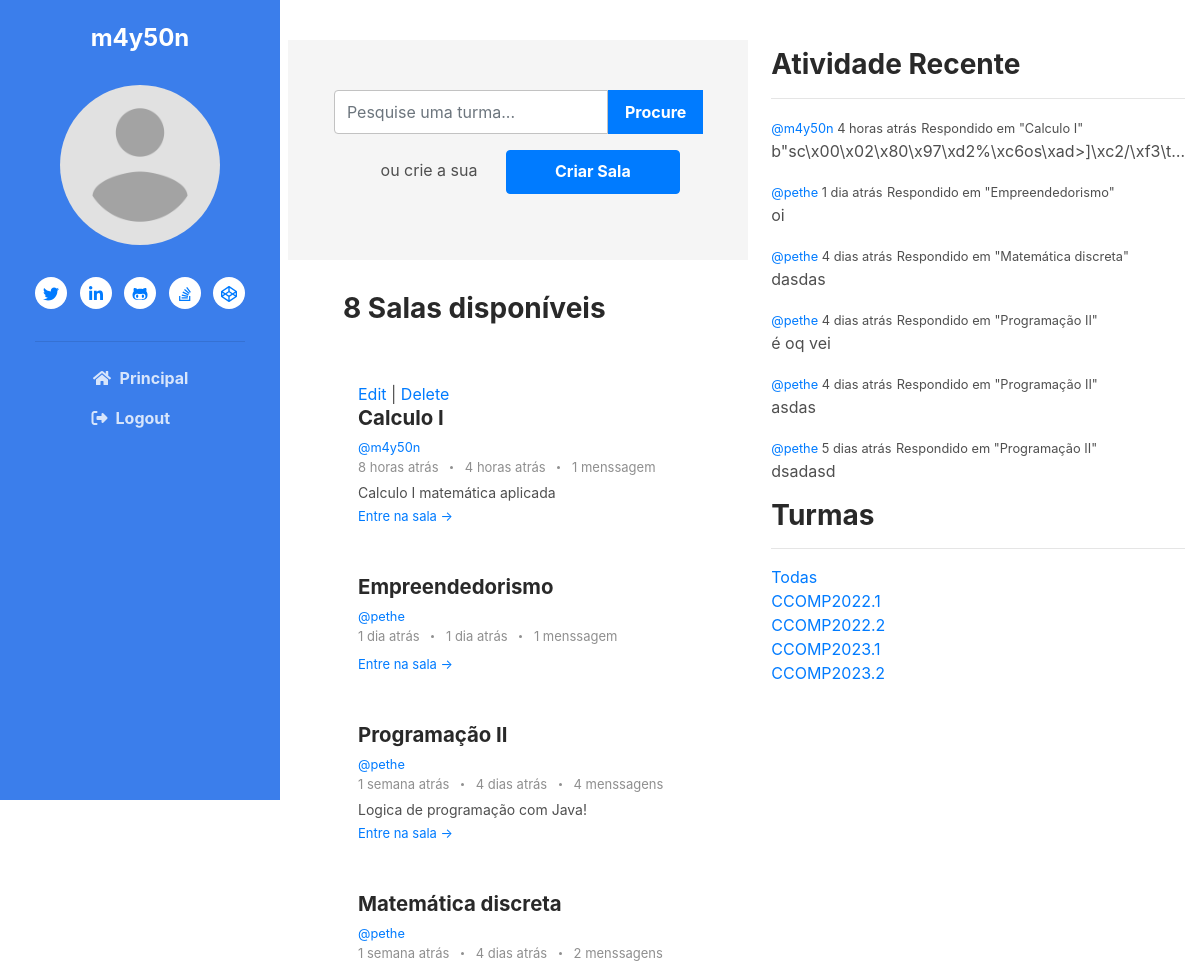
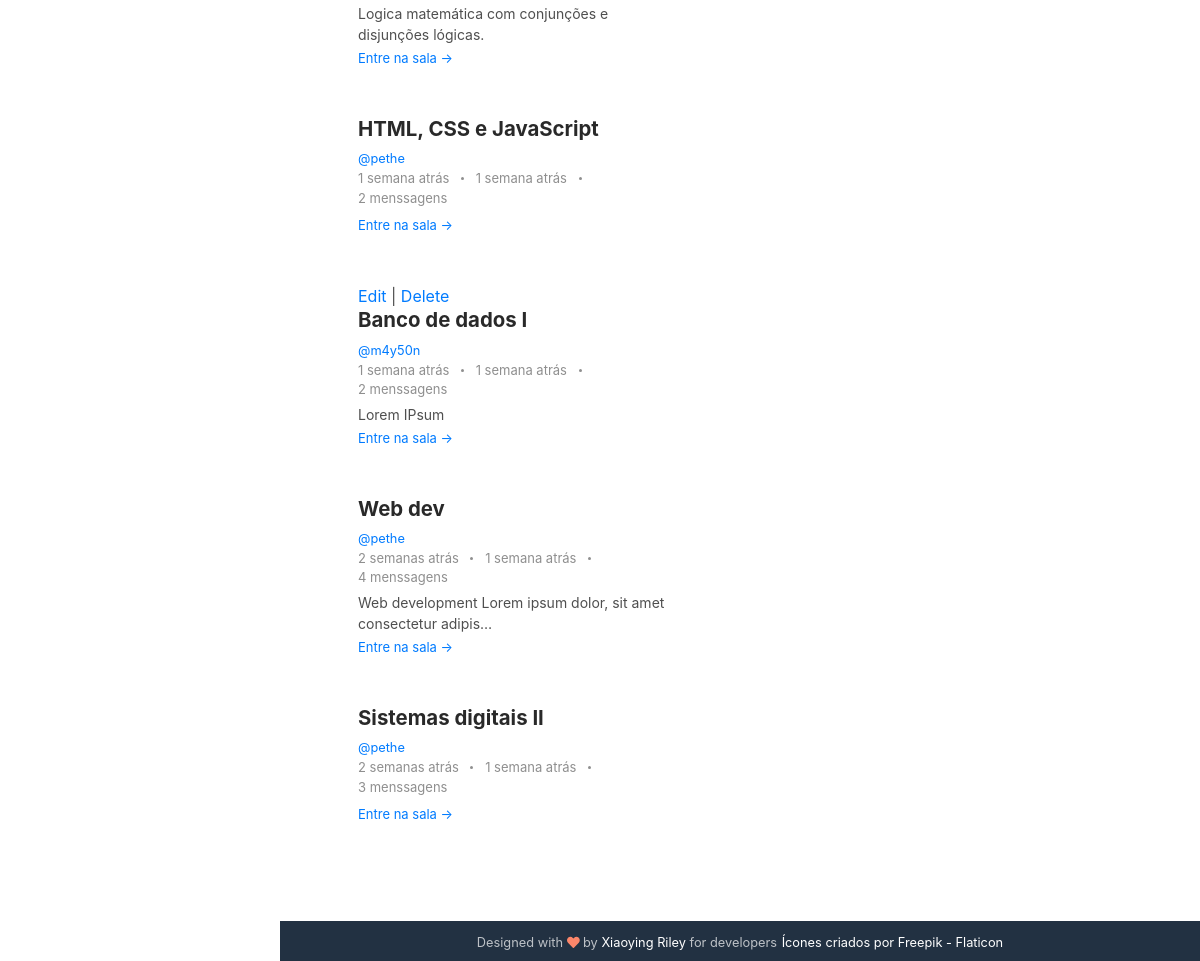
The page / (signed in) on the database its author committed (2 pictures, top to bottom).
### base/models.py (models this page shows, shortened)
class Room(models.Model):
    host = models.ForeignKey(User, on_delete=models.SET_NULL, null=True)
    classe = models.ForeignKey(Classe, on_delete=models.SET_NULL, null=True)
    name = models.CharField(max_length=200)
    desc = models.TextField(null=True, blank=True)
    room_join = models.CharField(default='room', max_length=20)
    participants = models.ManyToManyField(
        User, related_name='participants', blank=True)
    updated = models.DateTimeField(auto_now=True)
    created = models.DateTimeField(auto_now_add=True)
    created_in = models.TextField(default='capsulat', blank=True)
    crypt_key = models.CharField(max_length=23)
    class Meta:
        ordering = ['-updated', '-created']
    def __str__(self):
        return self.name

class Message(models.Model):
    user = models.ForeignKey(User, on_delete=models.CASCADE)
    room = models.ForeignKey(Room, on_delete=models.CASCADE)
    body = models.TextField()
    update = models.DateTimeField(auto_now=True)
    created = models.DateTimeField(auto_now_add=True)
    created_in = models.TextField(null=True, blank=True)

class Classe(models.Model):
    name = models.CharField(max_length=200)

### base/views.py (the view)
# urls.py: path('', views.home, name="home"),
def home(request):
    q = request.GET.get('q') if request.GET.get(
        'q') != None else ''
    rooms = Room.objects.filter(Q(classe__name__icontains=q) | Q(
        name__icontains=q) | Q(desc__icontains=q)).order_by('-created')
    howLongAgo(rooms)
    classes = Classe.objects.all()
    room_count = rooms.count()
    room_messages = Message.objects.filter(
        Q(room__classe__name__icontains=q) | Q(
            room__name__icontains=q)).order_by('-created')
    howLongAgo(room_messages)
    recent_activity = room_messages[:6]
    context = {'rooms': rooms, 'classes': classes,
               'q': q, 'room_count': room_count, 'room_messages': room_messages,
               'recent_activity': recent_activity}
    return render(request, 'base/home.html', context)

### base/views.py (called while the page is built)
def timesince(dt, default="agora"):
    now = datetime.now()
    diff = now - dt
    periods = (
        (diff.days // 365, "ano", "anos"),
        (diff.days // 30, "mês", "meses"),
        (diff.days // 7, "semana", "semanas"),
        (diff.days, "dia", "dias"),
        (diff.seconds // 3600, "hora", "horas"),
        (diff.seconds // 60, "minuto", "minutos"),
        (diff.seconds - 30, "segundo", "segundos"),
    )
    for period, singular, plural in periods:
        if period >= 1:
            return "%d %s atrás" % (period, singular if period == 1 else plural)
    return default

def howLongAgo(datas):
    for data in datas:
        wasCreated = data.created
        fuso_horario = timezone('America/Sao_Paulo')
        data_e_hora_sao_paulo = wasCreated.astimezone(fuso_horario)
        wasCreated_format = data_e_hora_sao_paulo.strftime(
            "%d/%m/%Y %H:%M")
        data_created, hour_created = wasCreated_format.split(' ')
        data_created = data_created + " " + hour_created
        d = int(data_created.split('/')[0])
        m = int(data_created.split('/')[1])
        y = int(data_created.split('/')[2].split(' ')[0])
        h = int(hour_created.split(':')[0])
        mi = int(hour_created.split(':')[1])
        data.created_in = timesince(datetime(y, m, d, h, mi, 0))
        data.save()

### base/templates/base/home.html
{% extends 'main.html' %}
{% load static %}
{% block content %}
	<link rel="stylesheet" href="{% static 'styles/main.css' %}">
	<div class="main-2-column">
		<div class="mt-4">
			<div class="search-bar m-2 my-md-3 d-flex flex-wrap justify-content-center align-items-center">
				<form action="" method="get">
					<div class="input-group">
						<input type="text"  name=q class="form-control" placeholder="Pesquise uma turma..." aria-label="Pesquise uma turma..." aria-describedby="basic-addon1">
						<div class="input-group-prepend">
						  <input type="submit" class="input-group btn btn-primary" id="basic-addon1" value="Procure">
						</div>
					</div>
				</form>
				<div class="my-3">
					<p class="mx-4 my-2 d-inline">ou crie a sua</p>
					<a class="btn btn-primary py-2 px-5" href="{% url 'create-room' %}">Criar Sala</a>
				</div>
			</div>
			<div class="container">
				<h3 class="pl-5 pt-3">{{room_count}} Salas disponíveis</h3>
				{% include 'base/feed_component.html' %}
			</div>
		</div>
		<div class="d-flex flex-column">
			{% include 'base/activity_component.html' %}
			{% include 'base/classes_component.html' %}
		</div>
	</div>
{% endblock content%}

### templates/navbar.html (shortened to what this page needs)
{% load static %}
<header class="header text-center">
    {% if user.is_authenticated %}
        <h1 class="blog-name pt-lg-4 mb-0"><a href="">{{user}} </a></h1>
        <nav class="navbar navbar-expand-lg navbar-dark" >
                <div id="navigation" class="collapse navbar-collapse flex-column" >
                    <div class="profile-section pt-3 pt-lg-0">
                        <img class="profile-image mb-3 rounded-circle mx-auto" src="{% static 'images/profile.png' %}" alt="image" >
                        <ul class="social-list list-inline py-3 mx-auto">
                            <li class="list-inline-item"><a href="#"><i class="fab fa-twitter fa-fw"></i></a></li>
                            <li class="list-inline-item"><a href="#"><i class="fab fa-linkedin-in fa-fw"></i></a></li>
                            <li class="list-inline-item"><a href="#"><i class="fab fa-github-alt fa-fw"></i></a></li>
                            <li class="list-inline-item"><a href="#"><i class="fab fa-stack-overflow fa-fw"></i></a></li>
                            <li class="list-inline-item"><a href="#"><i class="fab fa-codepen fa-fw"></i></a></li>
                        </ul>
                        <hr>
                    </div>
                    <ul id="navi" class="navbar-nav flex-column text-left" onclick="navIconActive()">
                        <li class="nav-item">
                            <a class="nav-link" href="{% url 'home' %}"><i class="fas fa-home fa-fw mr-2"></i>Principal <span class="sr-only">(current)</span></a>
                        </li>
                        {% if request.user == user %}
                            <li class="nav-item">
                            <a class="nav-link" href="{% url 'logout' %}"><i class="fa-solid fa-right-from-bracket mr-2"></i>Logout</a>
                            </li>
                        {% endif %}
                    </ul>
                </div>
        </nav>
    {% endif %}
</header>

### base/templates/base/feed_component.html
{% load humanize %}
<section class="blog-list px-3 py-5 p-md-5 ">
    <div class="container">
        {% for room in rooms %}
            {% if request.user == room.host %}
                <a href="{% url 'update-room' room.id%}">Edit</a>
                |
                <a href="{% url 'delete-room' room.id%}">Delete</a>
            {% endif %}
            <div class="item mb-5">
                <div class="media">
                    <div class="media-body">
                        <h3 class="title mb-1">
                            <a href="{% url 'join' room.id%}">
                                {{room.name}}
                            </a>
                        </h3>
                        <small><a href="{% url 'user-profile' room.host.id %}">@{{room.host.username}}</a></small>
                        <div class="meta mb-1"><span class="date">
                            {{room.created_in}}
                        </span>
                            {% if room.message_set.all.count > 0 %}
                            <span class="time">
                            {% for m in room.message_set.all %}
                                {% if forloop.last %}
                                {{m.created_in}}
                                {% endif %}
                            {% endfor%}
                            </span>
                            {% endif %}
                            <span class="comment">
                                <a href="#">
                                    {{room.message_set.all.count}}
                                {% if room.message_set.all.count > 1 or room.message_set.all.count == 0%}
                                    menssagens
                                {% else %}
                                    menssagem
                                {% endif %}
                                </a>
                            </span>
                        </div>
                        <div class="intro">{{room.desc|truncatechars:70}}</div>
                        <a class="more-link" href="{% url 'room' room.id%}">Entre na sala &rarr;</a>
                    </div>
                </div>
            </div>
        {% endfor %}
    </div>
</section>

### base/templates/base/activity_component.html
<div class="container pt-5">
	<h3>Atividade Recente</h3>
	<hr />
	{% for message in recent_activity%}
	<div>
		<small
			><a href="{% url 'user-profile' message.user.id%}">@{{message.user}} </a>
			{{message.created_in}}</small
		>
		<small>Respondido em "{{message.room}}"</small>
		<p>{{message.body|truncatechars:50}}</p>
	</div>
	{% endfor %}
</div>

### base/templates/base/classes_component.html
<div class="container">
    <h3>Turmas</h3>
    <hr/>
    <a href="{% url 'home' %}">Todas</a>
    {% for classe in classes %}
    <div>
        <a href="{% url 'home' %}?q={{classe.name}}">{{classe.name}}</a>
    </div>
    {% endfor %}
</div>

### static/styles/main.css (style rules this page uses)
.main-2-column { display: grid; grid-template-columns: 3fr 1.5fr; }
.search-bar { padding: 50px 0px; background-color: whitesmoke !important; }
body { -webkit-font-smoothing: antialiased; -moz-osx-font-smoothing: grayscale; color: #4f4f4f; }
h1, h2, h3, h4, h5, h6 { color: #292929; font-weight: bold; }
.btn { font-weight: bold; padding: 0.375rem 1rem; height: 2.75rem; transition: all 0.4s ease-in-out; }
.btn-primary { color: #fff; }
.form-control { padding-top: 0.875rem; padding-bottom: 0.875rem; height: 2.75rem; border-color: #c2c2c2; }
.header { position: fixed; left: 0; top: 0; height: 100vh; width: 280px; background: #3b7eeb; color: #fff; }
.header .blog-name { font-weight: bold; font-size: 1.5rem; color: #fff; }
.header .blog-name a { color: #fff; }
.header .navbar { padding: 2rem 1rem; }
.header .nav-item { font-weight: bold; }
.header .nav-item .nav-link { color: rgba(255, 255, 255, 0.8); }
.profile-section .profile-image { max-width: 160px; }
.social-list a { width: 32px; height: 32px; padding-top: 5px; display: inline-block; text-align: center; border-radius: 50%; transition: all 0.4s ease-in-out; background-color: #fff; }
.main-wrapper .container { max-width: 820px; }
.blog-list .item .title { font-size: 1.275rem; }
.blog-list .item .title a { color: #292929; }
.blog-list .item .intro { font-size: 0.875rem; }
.blog-list .item .more-link { font-size: 0.8125rem; }
.meta { color: #8f8f8f; font-size: 0.8125rem; }
.meta span { display: inline-block; }
.meta span a { color: #8f8f8f; }
.meta span:after { content: ""; display: inline-block; width: 3px; height: 3px; border-radius: 50%; background: #8f8f8f; margin-left: 0.5rem; margin-right: 0.5rem; position: relative; top: -3px; }
.meta span:last-child:after { display: none; }
body { overflow-x: hidden; }

### rows shown on the page
Room: shows "Edit", name "Calculo I", host.username "m4y50n", created_in "8 horas atrás", message_set.all.count "1", shows "menssagem", desc "Calculo I matemática aplicada"
Message: created_in "4 horas atrás", user "m4y50n", room "Calculo I", body "b\"sc\\x00\\x02\\x80\\x97\\xd2%\\xc6os\\xad>]\\xc2/\\xf3\\t…"
Room: name "Empreendedorismo", host.username "pethe", created_in "1 dia atrás", message_set.all.count "1", shows "menssagem"
Message: created_in "1 dia atrás", user "pethe", room "Empreendedorismo", body "oi"
Room: name "Programação II", host.username "pethe", created_in "1 semana atrás", message_set.all.count "4", shows "menssagens", desc "Logica de programação com Java!"
Message: created_in "4 dias atrás", user "pethe", room "Programação II", body "é oq vei"
Room: name "Matemática discreta", host.username "pethe", created_in "1 semana atrás", message_set.all.count "2", shows "menssagens", desc "Logica matemática com conjunções e disjunções lógicas."
Message: created_in "4 dias atrás", user "pethe", room "Matemática discreta", body "dasdas"
Room: name "HTML, CSS e JavaScript", host.username "pethe", created_in "1 semana atrás", message_set.all.count "2", shows "menssagens"
Message: created_in "1 semana atrás"
Room: shows "Edit", name "Banco de dados I", host.username "m4y50n", created_in "1 semana atrás", message_set.all.count "2", shows "menssagens", desc "Lorem IPsum"
Message: created_in "1 semana atrás"
Room: name "Web dev", host.username "pethe", created_in "2 semanas atrás", message_set.all.count "4", shows "menssagens", desc "Web development Lorem ipsum dolor, sit amet consectetur adipis…"
Message: created_in "1 semana atrás"
Room: name "Sistemas digitais II", host.username "pethe", created_in "2 semanas atrás", message_set.all.count "3", shows "menssagens"
Message: created_in "1 semana atrás"
Message: user "pethe", created_in "4 dias atrás", room "Programação II", body "asdas"
Message: user "pethe", created_in "5 dias atrás", room "Programação II", body "dsadasd"
Classe: name "CCOMP2022.1"
Classe: name "CCOMP2022.2"
Classe: name "CCOMP2023.1"
Classe: name "CCOMP2023.2"

### other values the page prints
{{ user }} "m4y50n"
{{ room_count }} "8"
